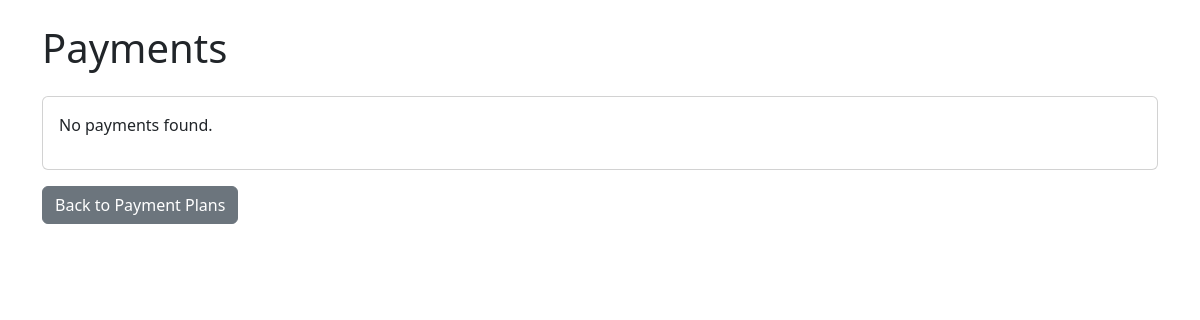
The page /books/payments/9/ (signed in) on the database as committed earlier.
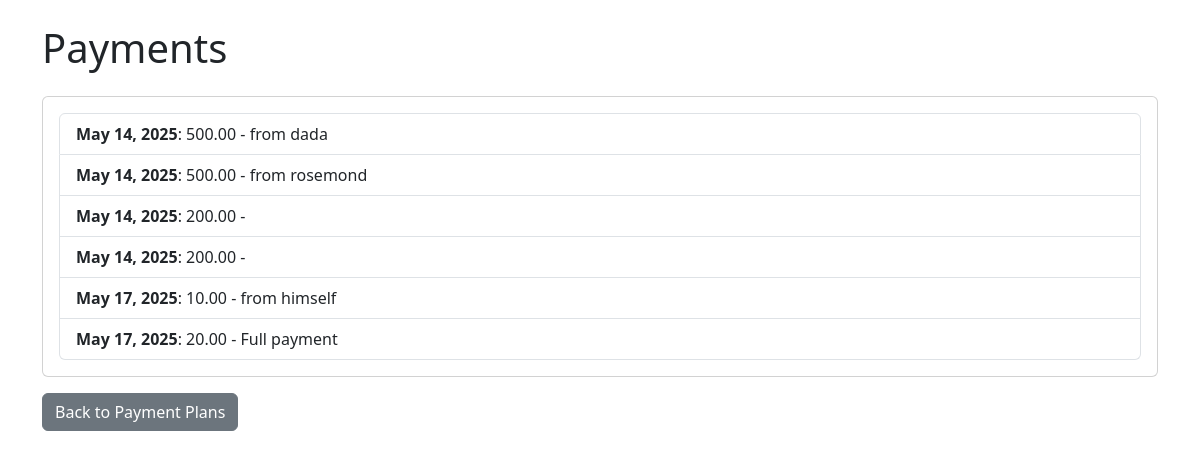
The same page on the database as committed later.
### book_store/models.py (models this page shows, shortened)
class Payment(models.Model):
    payment_plan = models.ForeignKey(PaymentPlan, on_delete=models.CASCADE, related_name='payments')
    amount = models.DecimalField(max_digits=10, decimal_places=2)
    date = models.DateField(auto_now_add=True)
    description = models.CharField(max_length=200, blank=True)

### book_store/views.py (the view)
# urls.py: path('payments/<int:payment_plan_id>/', PaymentListView.as_view(), name='payment_list'),
class PaymentListView(LoginRequiredMixin, ListView):
    model = Payment
    template_name = 'students/payment_list.html'
    context_object_name = 'payments'
    def get_queryset(self):
        payment_plan_id = self.kwargs['payment_plan_id']
        return Payment.objects.filter(payment_plan_id=payment_plan_id)

### book_store/templates/students/payment_list.html (shortened to what this page needs)
<!DOCTYPE html>
<html lang="en">
<head>
 <link href="https://cdn.jsdelivr.net/npm/bootstrap@5.3.0/dist/css/bootstrap.min.css" rel="stylesheet">
</head>
<body>
 <div class="container mt-4">
  <h1 class="mb-4">Payments</h1>
  <div class="card">
   <div class="card-body">
    {% if payments %}
    <ul class="list-group">
     {% for payment in payments %}
     <li class="list-group-item">
      <strong>{{ payment.date }}</strong>: {{ payment.amount }} - {{ payment.description }}
     </li>
     {% endfor %}
    </ul>
    {% else %}
    <p>No payments found.</p>
    {% endif %}
   </div>
  </div>
  <a href="{% url 'payment_plan_list' %}" class="btn btn-secondary mt-3">Back to Payment Plans</a>
 </div>
</body>
</html>

Rows that differ between the two databases and show on the page:
added Payment: date "May 14, 2025", amount "500.00", description "from dada"
added Payment: date "May 14, 2025", amount "500.00", description "from rosemond"
added Payment: date "May 14, 2025", amount "200.00"
added Payment: date "May 14, 2025", amount "200.00"
added Payment: date "May 17, 2025", amount "10.00", description "from himself"
added Payment: date "May 17, 2025", amount "20.00", description "Full payment"
Other text that changed with them:
text no longer shown: "No payments found."
